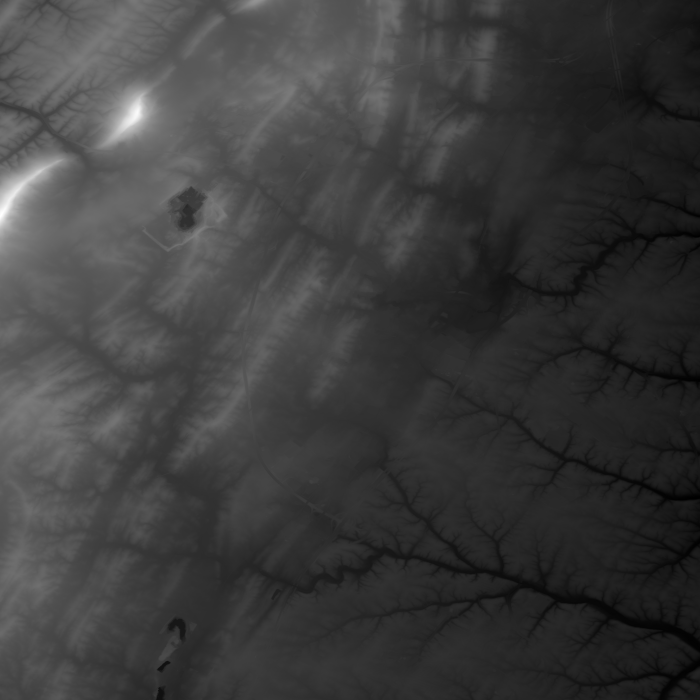
#> input picture data/dem/kernstown_3dep.tif, 700 x 700 px
$ python -i build_kernstown_ma.py   (imports and definitions only)
#> lines starting #> are read from the running program, lines starting #| are printed output that depends on the picture
### mustattack/kernstown/ma_grid.py
"""Must Attack hex grid, as reverse-engineered from the stock scenarios.

Pointy-top hexes, odd-r offset (odd rows shifted half a hex east), r = 0 is the north edge,
hex list row-major (r outer, q inner), id "q-r".  Edge index clockwise from east:
0=E 1=SE 2=SW 3=W 4=NW 5=NE.  Verified by edge-symmetry of roads/rivers in the stock files
(see validate_kernstown_ma.py, check_stock_grid()).
"""
import math

DIRS_EVEN = [(1, 0), (0, 1), (-1, 1), (-1, 0), (-1, -1), (0, -1)]
DIRS_ODD = [(1, 0), (1, 1), (0, 1), (-1, 0), (0, -1), (1, -1)]


def neighbor(q, r, e):
    dq, dr = (DIRS_ODD if r & 1 else DIRS_EVEN)[e]
    return q + dq, r + dr


# [6 lines left out: function edge_to, not called in this run]


class Grid:
    """Local equirectangular projection: x east, y south (metres) from the NW corner of the bbox."""

    def __init__(self, west, north, cols, rows, hex_m=300.0):
        self.west, self.north, self.cols, self.rows, self.s = west, north, cols, rows, hex_m
        self.rp = hex_m * math.sqrt(3) / 2  # row pitch
        self.mlat = 111_132.0
        mid = north - (rows * self.rp / self.mlat) / 2
        self.mlon = 111_132.0 * math.cos(math.radians(mid))

    def center_xy(self, q, r):
        return self.s * (q + 0.5 * (r & 1)) + self.s / 2, self.rp * r + self.s / 2

    def lonlat_to_xy(self, lon, lat):
        return (lon - self.west) * self.mlon, (self.north - lat) * self.mlat

    def xy_to_lonlat(self, x, y):
        return self.west + x / self.mlon, self.north - y / self.mlat

    def center_lonlat(self, q, r):
        return self.xy_to_lonlat(*self.center_xy(q, r))

    # [11 lines left out: function xy_to_hex, not called in this run]

    def lonlat_to_hex(self, lon, lat):
        return self.xy_to_hex(*self.lonlat_to_xy(lon, lat))

    def inside(self, q, r):
        return 0 <= q < self.cols and 0 <= r < self.rows

    # [34 lines left out: functions sample_points, trace, not called in this run]

### mustattack/kernstown/build_kernstown_ma.py
#!/usr/bin/env python3
"""Build a First Kernstown (23 March 1862) scenario for "Sekigahara 1600: Must Attack!" (Wargame Maker).

Inputs (all from the CivilWar1 repo, branch kernstown-map, unless noted):
  data/layers/kernstown_game.json        62x54 HoS terrain layer (250 yd, flat-top even-q)
  data/layers/painted_forest_fraction.json
  data/features/kernstown_features.json  lon/lat roads, creeks, stone wall, marsh, places
  data/dem/kernstown_3dep.tif            USGS 3DEP elevation
  data/assets/textures/*.png, sprites    painted tile art
  stock scenario (antietam1862.json)     only for the stock counter plates/icons and the city tile

Output: mKernstown1862_CW1.json  (compact JSON, UTF-8, no BOM, like the stock files)

Usage: python3 build_kernstown_ma.py --repo /path/to/CivilWar1 --stock /path/to/antietam1862.json --out out.json
"""
import argparse, base64, io, json, math, os, sys
from collections import Counter, defaultdict

import numpy as np
from PIL import Image, ImageDraw, ImageFilter, ImageFont, ImageEnhance

HERE = os.path.dirname(os.path.abspath(__file__))
sys.path.insert(0, HERE)
from ma_grid import Grid, neighbor, edge_to  # noqa: E402

LANGS = ["ja", "en", "fr", "de", "es", "zh-Hans", "zh-Hant", "ko"]

# ---------------------------------------------------------------- board
# 300 m hexes, 32 x 36: Sandy Ridge / Middle Road (west) to Opequon Creek (east),
# Bartonsville (south) to Winchester (north).
WEST, NORTH, COLS, ROWS, HEX_M = -78.255, 39.192, 32, 36, 300.0
G = Grid(WEST, NORTH, COLS, ROWS, HEX_M)

# Stone wall: Ecelbarger and the ABT map put the wall Garnett held on the north crest of Sandy Ridge,
# running east from near the Glass farm.  The repo polyline is 1.5 km long; we keep the western
# eastern ~1 km, from the Glass farm to where the line meets the DEM ridge crest (ABT: Glass farm to the
# "target property"), i.e. 4 hexes at 300 m.
WALL_LON = (-78.2235, -78.2112)

# Woodland the HoS layer lacks: the wood on the north spur of Sandy Ridge that Tyler's brigade
# came through to reach the wall (ABT 2024 "19th-century woodline"; Hotchkiss H90).
EXTRA_WOODS = [
    [(-78.2335, 39.1500), (-78.2160, 39.1505), (-78.2120, 39.1560), (-78.2180, 39.1610),
     (-78.2330, 39.1600)],
]


# [202 lines left out: functions b64png, point_in_poly, seg_intersect, classify_terrain, simplify_chain, add_path and 1 more, not called in this run]


# ---------------------------------------------------------------- objectives
# VP values are listed identically for both sides (as every stock file does).
# initialControl: 0 = Union (first side), 1 = Confederate (second side), None = neutral
# (secondbullrun1862 "Groveton" / chancellorsville1863 pattern: boxes[15] = 0).
# Wall hexes are numbered west to east along the single wall row (see build_features):
# W0 = Glass farm end ... W3 = east end on the ridge crest.
VP_SITES = [
    # name, where, vp, initialControl
    ("Winchester", (-78.16444, 39.18389), 30, 0),
    ("Pritchard's Hill", (-78.2025, 39.1548), 20, 0),
    ("Kernstown", (-78.1978, 39.1425), 15, 0),
    ("Stone Wall", "W2", 15, None),        # v1: Confederate-held 15 on the middle hex
    # v3.2: Glass Farm (W0) is now the command point instead of a 5-VP site; see CP_SITES.
    ("Bartonsville", (-78.2100, 39.1160), 10, 1),
]
# Command points.  The editor's own help (user screenshot): "CP = holding it changes how many
# units a side may move per turn ... A plus CP (+3) raises your own cap."  Non-VP hexes only, as in
# every stock file.  v1 had a "+2" on the Sandy Ridge crest behind the wall: the playtest AI parked
# Garnett on it instead of the wall, so it moves onto the wall itself.
CP_SITES = [
    # v3.2: the CP moves from "Wall" (W1) to Glass Farm (W0), the west end of the wall and
    # Fulkerson's flank.  Row 19 then carries two names two hexes apart (Glass Farm, Stone Wall)
    # instead of three in a row, and the farm still matters to both sides.
    ("Glass Farm", "W0", 2),
    ("Grade Junction", "grade", 2),     # v3.1: was "Pike & Cedar Creek Grade" (too long for one hex)
]
# Named hexes without VP (Antietam "North Woods", Malvern "Willis Church" pattern: name + boxes[9]).
# Places are the repo's own (data/features/kernstown_features.json places/fords) or the ABT map.
NAMED_SITES = [
    ("Sandy Ridge", (10, 21)),                       # crest just behind the wall (the v1 CP hex)
    # v3.1: "Stone Wall East" (W3) dropped: four names in a row ran together
    ("Opequon Church", (-78.1915, 39.1392)),
    ("Pritchard Farm", (-78.2015, 39.1418)),
    ("Milltown", (-78.175, 39.165)),
    # v3.1: "Hoge Run Ford" dropped: it ran into Pritchard Farm; the board art names Hoge Run
    ("Opequon Ford", (-78.172, 39.146)),
    # v3.1: "Middle Road" dropped as a hex name: the board art already labels the road
    ("Frederick County Courthouse", None),           # same hex as Winchester VP: skipped
    # v3: farmhouses marked as 19th-century structures on the American Battlefield Trust map
    # (First Kernstown, Sept. 2024 edition, data/historic_maps/First-Kernstown-ABT-2024.pdf).  Placed
    # by their offset on that map from Glass, Pritchard and Kernstown, so +/- 1 hex.
    ("Marcauley Farm", (12, 21)),
    ("Mahaney House", (15, 22)),
    ("Triplett House", (17, 23)),       # v3.1: was (17,22), next to Opequon Church
]


# ---------------------------------------------------------------- units
# (side, leader, unit (counter label), kind, CS, MP, range, hex, standbyGroup)
# side 0 = Union (first), 1 = Confederate (second).  kind: inf/cav/art.
# Positions are explicit hexes (v2): the Confederate line is laid out against the wall row and the
# guns against Pritchard's Hill at a 3-hex range, so they are given by hex, not lon/lat.
# Strengths: one point per ~300 men (infantry/cavalry).  Batteries: CS 2, the stock value for a
# full battery (antietam/gainesmill/sevenpines range-2 units); Chew's 3-gun horse battery CS 1 (as
# Antietam's Pelham horse artillery).  Range 3 for field guns: stock range 2 at 500-700 m hexes is
# 1.0-1.4 km; at 300 m hexes the same ground is 3 hexes (range 3 is itself stock: Malvern Hill
# Hunt's reserve, Second Bull Run S.D. Lee).
UNITS = [
    # v3.2 layout.  Every battery starts stacked with one infantry (or, for Chew, cavalry) unit, never
    # two batteries alone together: playtest 3 lost Rockbridge and Carpenter, stacked alone, to one
    # 1:1 DR with the retreat closed.  Stacks stand side by side, not one behind another, so that no
    # stack blocks a neighbour's retreat; the validator checks that every stack near the enemy keeps
    # two open rear hexes and that no two enemy units on its flanks can close all of them.
    # The last column is the standby group NUMBERED PER SIDE (see STANDBY below).
    # --- Union: Shields' division (Kimball commanding on the field).  ~6,300 inf+cav+arty engaged.
    # v3: field commanders as their own counters, the stock pattern ("Lee Army N. Va." CS 2 MP 4 in
    # gainesmill1862, "Porter V Corps HQ" CS 1 in malvernhill1862).  CS 1: a headquarters and escort.
    # Pritchard's Hill: Kimball's two big regiments each with a battery, the HQ with Robinson's guns,
    # all on the knoll south of the VP hex (13,15).
    (0, "Kimball", "Shields' Div. HQ", "hq", 1, 4, 1, (13, 16), 3),   # v3.2: was (13,14), alone
    (0, "Robinson", "L 1 OH Bty", "art", 2, 3, 3, (13, 16), 4),
    (0, "Kimball", "14 IN/84 PA", "inf", 3, 4, 1, (12, 16), 0),
    (0, "Jenks", "A 1 WV Bty", "art", 2, 3, 3, (12, 16), 4),         # v3.2: was (13,17) with Clark
    (0, "Kimball", "8 OH/67 OH", "inf", 3, 4, 1, (13, 17), 0),       # v3.2: was (14,16)
    (0, "Clark", "E 4 US Bty", "art", 2, 3, 3, (13, 17), 4),
    # Keeper's guns with the 62nd Ohio on the high ground north-east of the hill, covering the pike.
    (0, "Sullivan", "62 OH", "inf", 2, 4, 1, (18, 14), 2),           # v3.2: was (20,16)
    (0, "Keeper", "B 1 WV Bty", "art", 2, 3, 3, (18, 14), 4),        # v3.2: was (16,17), alone
    (0, "Brodhead", "1 MI Cav", "cav", 1, 6, 1, (6, 12), 0),
    (0, "Brodhead", "OH/MD Cav", "cav", 1, 6, 1, (18, 21), 0),       # v3.2: was (19,21)
    (0, "Sullivan", "13 IN/5 OH", "inf", 3, 4, 1, (18, 20), 2),      # v3.2: was (19,18)
    (0, "Tyler", "7 OH/29 OH", "inf", 3, 4, 1, (19, 12), 1),
    (0, "Tyler", "7 IN/1 WV", "inf", 3, 4, 1, (20, 10), 1),
    (0, "Tyler", "110 PA", "inf", 2, 4, 1, (21, 8), 1),
    (0, "Sullivan", "39 IL", "inf", 1, 4, 1, (22, 6), 3),            # v3.2: was (24,14); with Huntington
    (0, "Huntington", "H 1 OH Bty", "art", 2, 3, 3, (22, 6), 3),
    # --- Confederate: Jackson's Valley District.  2,742 inf engaged, 290 cav, 18 of 27 guns.
    (1, "Jackson", "Valley District HQ", "hq", 1, 4, 1, (11, 26), 2),  # v3.2: was (12,24)
    (1, "Ashby", "7 VA Cav", "cav", 1, 6, 1, (20, 24), 2),
    (1, "Chew", "Horse Bty", "art", 1, 3, 3, (20, 24), 2),
    # Sandy Ridge: each of the three Stonewall Brigade / Fulkerson batteries with its own infantry.
    (1, "Fulkerson", "23/37 VA", "inf", 2, 4, 1, (9, 21), 0),
    (1, "Carpenter", "Alleghany", "art", 2, 3, 3, (9, 21), 3),       # v3.2: was (12,20) with Rockbridge
    (1, "Garnett", "5/33 VA", "inf", 2, 4, 1, (12, 20), 0),          # v3.2: was (11,22)
    (1, "McLaughlin", "Rockbridge", "art", 2, 3, 3, (12, 20), 3),
    (1, "Garnett", "2/4/27 VA", "inf", 2, 4, 1, (11, 22), 0),        # v3.2: was (10,23)
    (1, "Waters", "W. Augusta", "art", 2, 3, 3, (11, 22), 3),        # v3.2: was (11,21), alone
    (1, "Burks", "21 VA/1 Bn", "inf", 2, 4, 1, (13, 28), 1),        # v3.2: was (13,27)
    (1, "Marye", "Hampden", "art", 2, 3, 3, (13, 28), 1),            # v3.2: was (14,28), alone
    (1, "Burks", "42 VA", "inf", 1, 4, 1, (14, 29), 1),              # v3.2: was (13,28)
    (1, "Lanier", "Danville", "art", 2, 3, 3, (14, 29), 1),
]

# standby_groups.  v3.2 FINDING: a unit's standbyGroup n means the n-th entry OF ITS OWN SIDE, not
# the n-th entry of the list.  Evidence: malvernhill1862 lists [s0, s0, s1, s1, s1] and its side-1
# units use groups 1-3; secondbullrun1862 lists [s1, s0] and units of BOTH sides use group 1;
# sevenpines1862 has one side-1 entry, used as group 1.  v3/v3.1 gave Confederate units groups 4 and
# 5, which do not exist on side 1 (2 entries), and playtests 2 and 3 load every Confederate unit
# with StandbyGroup 0 / StandbyActive true: the groups were dropped, and Ashby, Jackson, Burks and
# the Sandy Ridge guns moved from turn 1.  The Union groups 1-3 loaded (SG 1/2/3, inactive).
# guardHexes / guardCs: scalar integers, 0 in every stock entry; no non-zero value has been seen, so
# their meaning is unknown (they are not hex lists).  Kept 0.  "Hold" = turn 0 / chance 0 (Antietam
# V Corps, Malvern Hill's Union line); in playtest 3 the Union hold group stayed put through turn 3.
# Unknown: whether a unit on standby fires or joins attacks before its group activates.
STANDBY = [  # Antietam schema; listed per side in order: side 0 groups 1-4, then side 1 groups 1-3
    # U1: Tyler's brigade, halted on the pike north of the toll gate at 2 PM; Kimball sent it west
    #     against Jackson's flank about 3:30-4 PM (v1: turn 3 / 40 / 30).
    {"side": 0, "turn": 4, "chance": 50, "rise": 25, "guardHexes": 0, "guardCs": 0},
    # U2: Sullivan, watching Ashby east of the pike; his regiments went to Sandy Ridge only late.
    {"side": 0, "turn": 6, "chance": 30, "rise": 25, "guardHexes": 0, "guardCs": 0},
    # U3: Kimball's HQ, 39 IL and Huntington's battery, held back (Antietam's V Corps pattern).
    {"side": 0, "turn": 0, "chance": 0, "rise": 0, "guardHexes": 0, "guardCs": 0},
    # U4 (v3.2): the guns on Pritchard's Hill, which historically stayed there all afternoon.  Held
    #     until turn 6 at the earliest so the AI does not walk them down into the infantry fight
    #     (playtest 2: Robinson lost on an AR, playtest 3: Jenks and Keeper wandered off the hill).
    {"side": 0, "turn": 6, "chance": 30, "rise": 25, "guardHexes": 0, "guardCs": 0},
    # C1: Burks' brigade with Marye's and Lanier's guns, Jackson's reserve near Bartonsville;
    #     Jackson brought it up to the wall about 5 PM.
    {"side": 1, "turn": 5, "chance": 40, "rise": 30, "guardHexes": 0, "guardCs": 0},
    # C2: Ashby and Chew screening east of the pike, with Jackson's HQ: held (Malvern Hill's side-1
    #     hold pattern) so the AI cannot throw them forward alone into Kernstown (playtests 1-3).
    {"side": 1, "turn": 0, "chance": 0, "rise": 0, "guardHexes": 0, "guardCs": 0},
    # C3 (v3.2): the Sandy Ridge guns (Rockbridge, Carpenter, Waters), which fired from the ridge
    #     all afternoon.  Held until turn 6 at the earliest; playtest 3 lost two of them on turn 2
    #     after they moved forward to (12,18).
    {"side": 1, "turn": 6, "chance": 30, "rise": 25, "guardHexes": 0, "guardCs": 0},
]


# [18 lines left out: functions place_units, hex_mask, not called in this run]


def load_tex(path, size=180):
#> called with path = '../../data/dem/kernstown_3dep.tif', size = 180
    im = Image.open(path).convert("RGB")
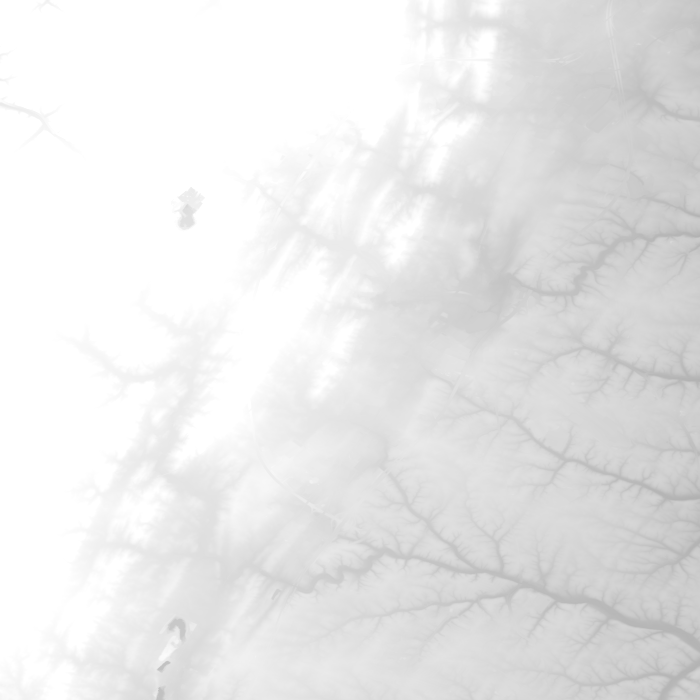
#> im: PIL image 700x700 RGB; min 177, max 255, mean 232.3
    w, h = im.size
    s = min(w, h)
#> (the rest of the program and of its run is left out)
